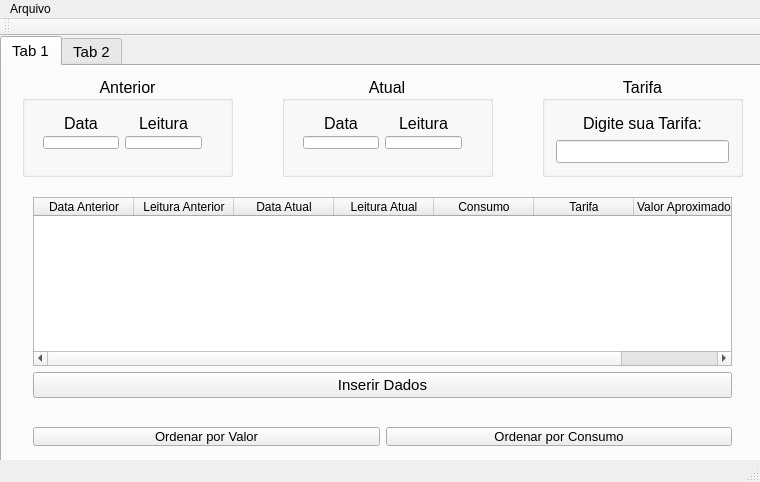
<?xml version="1.0" encoding="UTF-8"?>
<ui version="4.0">
 <class>MainWindow</class>
 <widget class="QMainWindow" name="MainWindow">
  <property name="geometry">
   <rect>
    <x>0</x>
    <y>0</y>
    <width>760</width>
    <height>482</height>
   </rect>
  </property>
  <property name="windowTitle">
   <string>MainWindow</string>
  </property>
  <widget class="QWidget" name="centralWidget">
   <widget class="QTabWidget" name="tabWidget">
    <property name="geometry">
     <rect>
      <x>0</x>
      <y>0</y>
      <width>831</width>
      <height>441</height>
     </rect>
    </property>
    <property name="font">
     <font>
      <pointsize>11</pointsize>
     </font>
    </property>
    <property name="currentIndex">
     <number>0</number>
    </property>
    <widget class="QWidget" name="tab_3">
     <attribute name="title">
      <string>Tab 1</string>
     </attribute>
     <widget class="QWidget" name="layoutWidget_4">
      <property name="geometry">
       <rect>
        <x>20</x>
        <y>120</y>
        <width>721</width>
        <height>223</height>
       </rect>
      </property>
      <layout class="QVBoxLayout" name="verticalLayout_12">
       <item>
        <widget class="QTableWidget" name="tabela">
         <attribute name="horizontalHeaderCascadingSectionResizes">
          <bool>false</bool>
         </attribute>
         <attribute name="horizontalHeaderShowSortIndicator" stdset="0">
          <bool>false</bool>
         </attribute>
         <attribute name="horizontalHeaderStretchLastSection">
          <bool>true</bool>
         </attribute>
         <attribute name="verticalHeaderCascadingSectionResizes">
          <bool>false</bool>
         </attribute>
         <attribute name="verticalHeaderShowSortIndicator" stdset="0">
          <bool>false</bool>
         </attribute>
         <attribute name="verticalHeaderStretchLastSection">
          <bool>false</bool>
         </attribute>
         <column>
          <property name="text">
           <string>Data Anterior</string>
          </property>
         </column>
         <column>
          <property name="text">
           <string>Leitura Anterior</string>
          </property>
         </column>
         <column>
          <property name="text">
           <string>Data Atual</string>
          </property>
         </column>
         <column>
          <property name="text">
           <string>Leitura Atual</string>
          </property>
         </column>
         <column>
          <property name="text">
           <string>Consumo</string>
          </property>
         </column>
         <column>
          <property name="text">
           <string>Tarifa</string>
          </property>
         </column>
         <column>
          <property name="text">
           <string>Valor Aproximado</string>
          </property>
         </column>
        </widget>
       </item>
       <item>
        <widget class="QPushButton" name="bt_inserir">
         <property name="text">
          <string>Inserir Dados</string>
         </property>
        </widget>
       </item>
      </layout>
     </widget>
     <widget class="QGroupBox" name="groupBox_4">
      <property name="geometry">
       <rect>
        <x>20</x>
        <y>10</y>
        <width>211</width>
        <height>101</height>
       </rect>
      </property>
      <property name="font">
       <font>
        <pointsize>12</pointsize>
       </font>
      </property>
      <property name="title">
       <string>Anterior</string>
      </property>
      <property name="alignment">
       <set>Qt::AlignCenter</set>
      </property>
      <widget class="QWidget" name="layoutWidget_5">
       <property name="geometry">
        <rect>
         <x>10</x>
         <y>30</y>
         <width>181</width>
         <height>54</height>
        </rect>
       </property>
       <layout class="QHBoxLayout" name="horizontalLayout_5">
        <item>
         <layout class="QVBoxLayout" name="verticalLayout_15">
          <item>
           <widget class="QLabel" name="label_9">
            <property name="text">
             <string>Data</string>
            </property>
            <property name="alignment">
             <set>Qt::AlignCenter</set>
            </property>
           </widget>
          </item>
          <item>
           <widget class="QLineEdit" name="le_data_ant">
            <property name="font">
             <font>
              <pointsize>10</pointsize>
             </font>
            </property>
           </widget>
          </item>
         </layout>
        </item>
        <item>
         <layout class="QVBoxLayout" name="verticalLayout_16">
          <item>
           <widget class="QLabel" name="label_10">
            <property name="text">
             <string>Leitura</string>
            </property>
            <property name="alignment">
             <set>Qt::AlignCenter</set>
            </property>
           </widget>
          </item>
          <item>
           <widget class="QLineEdit" name="le_leitura_ant">
            <property name="font">
             <font>
              <pointsize>10</pointsize>
             </font>
            </property>
           </widget>
          </item>
         </layout>
        </item>
       </layout>
      </widget>
     </widget>
     <widget class="QWidget" name="">
      <property name="geometry">
       <rect>
        <x>20</x>
        <y>350</y>
        <width>721</width>
        <height>41</height>
       </rect>
      </property>
      <layout class="QHBoxLayout" name="horizontalLayout_2">
       <item>
        <widget class="QPushButton" name="bt_ordValor">
         <property name="font">
          <font>
           <pointsize>10</pointsize>
          </font>
         </property>
         <property name="text">
          <string>Ordenar por Valor</string>
         </property>
        </widget>
       </item>
       <item>
        <widget class="QPushButton" name="bt_ordConsumo">
         <property name="font">
          <font>
           <pointsize>10</pointsize>
          </font>
         </property>
         <property name="text">
          <string>Ordenar por Consumo</string>
         </property>
        </widget>
       </item>
      </layout>
     </widget>
     <widget class="QGroupBox" name="groupBox_3">
      <property name="geometry">
       <rect>
        <x>540</x>
        <y>10</y>
        <width>201</width>
        <height>101</height>
       </rect>
      </property>
      <property name="font">
       <font>
        <pointsize>12</pointsize>
       </font>
      </property>
      <property name="title">
       <string>Tarifa</string>
      </property>
      <property name="alignment">
       <set>Qt::AlignCenter</set>
      </property>
      <layout class="QVBoxLayout" name="verticalLayout_13">
       <item>
        <layout class="QVBoxLayout" name="verticalLayout_14">
         <item>
          <widget class="QLabel" name="label_8">
           <property name="text">
            <string>Digite sua Tarifa:</string>
           </property>
           <property name="alignment">
            <set>Qt::AlignCenter</set>
           </property>
          </widget>
         </item>
         <item>
          <widget class="QLineEdit" name="le_tarifa">
           <property name="font">
            <font>
             <pointsize>10</pointsize>
            </font>
           </property>
          </widget>
         </item>
        </layout>
       </item>
      </layout>
     </widget>
     <widget class="QGroupBox" name="groupBox_2">
      <property name="geometry">
       <rect>
        <x>280</x>
        <y>10</y>
        <width>211</width>
        <height>101</height>
       </rect>
      </property>
      <property name="font">
       <font>
        <pointsize>12</pointsize>
       </font>
      </property>
      <property name="title">
       <string>Atual</string>
      </property>
      <property name="alignment">
       <set>Qt::AlignCenter</set>
      </property>
      <widget class="QWidget" name="layoutWidget_2">
       <property name="geometry">
        <rect>
         <x>10</x>
         <y>30</y>
         <width>181</width>
         <height>54</height>
        </rect>
       </property>
       <layout class="QHBoxLayout" name="horizontalLayout_4">
        <item>
         <layout class="QVBoxLayout" name="verticalLayout_10">
          <item>
           <widget class="QLabel" name="label_5">
            <property name="text">
             <string>Data</string>
            </property>
            <property name="alignment">
             <set>Qt::AlignCenter</set>
            </property>
           </widget>
          </item>
          <item>
           <widget class="QLineEdit" name="le_data_atual">
            <property name="font">
             <font>
              <pointsize>10</pointsize>
             </font>
            </property>
           </widget>
          </item>
         </layout>
        </item>
        <item>
         <layout class="QVBoxLayout" name="verticalLayout_11">
          <item>
           <widget class="QLabel" name="label_7">
            <property name="text">
             <string>Leitura</string>
            </property>
            <property name="alignment">
             <set>Qt::AlignCenter</set>
            </property>
           </widget>
          </item>
          <item>
           <widget class="QLineEdit" name="le_leitura_atual">
            <property name="font">
             <font>
              <pointsize>10</pointsize>
             </font>
            </property>
           </widget>
          </item>
         </layout>
        </item>
       </layout>
      </widget>
     </widget>
    </widget>
    <widget class="QWidget" name="tab_4">
     <attribute name="title">
      <string>Tab 2</string>
     </attribute>
     <widget class="QWidget" name="layoutWidget">
      <property name="geometry">
       <rect>
        <x>20</x>
        <y>20</y>
        <width>711</width>
        <height>381</height>
       </rect>
      </property>
      <layout class="QVBoxLayout" name="verticalLayout_2">
       <item>
        <widget class="QGroupBox" name="groupBox">
         <property name="title">
          <string>Média de Consumo (KWh)</string>
         </property>
         <property name="alignment">
          <set>Qt::AlignCenter</set>
         </property>
         <layout class="QVBoxLayout" name="verticalLayout">
          <item>
           <widget class="QLabel" name="lb_media">
            <property name="enabled">
             <bool>true</bool>
            </property>
            <property name="font">
             <font>
              <pointsize>22</pointsize>
             </font>
            </property>
            <property name="text">
             <string/>
            </property>
            <property name="alignment">
             <set>Qt::AlignCenter</set>
            </property>
           </widget>
          </item>
         </layout>
        </widget>
       </item>
       <item>
        <widget class="QGroupBox" name="groupBox_6">
         <property name="title">
          <string>Total de Consumo (KWh)</string>
         </property>
         <property name="alignment">
          <set>Qt::AlignCenter</set>
         </property>
         <widget class="QLabel" name="lb_totalConsumo">
          <property name="geometry">
           <rect>
            <x>10</x>
            <y>20</y>
            <width>691</width>
            <height>91</height>
           </rect>
          </property>
          <property name="font">
           <font>
            <pointsize>22</pointsize>
           </font>
          </property>
          <property name="text">
           <string/>
          </property>
          <property name="alignment">
           <set>Qt::AlignCenter</set>
          </property>
         </widget>
        </widget>
       </item>
       <item>
        <widget class="QGroupBox" name="groupBox_5">
         <property name="font">
          <font>
           <pointsize>11</pointsize>
          </font>
         </property>
         <property name="title">
          <string>Total pago (R$)</string>
         </property>
         <property name="alignment">
          <set>Qt::AlignCenter</set>
         </property>
         <layout class="QHBoxLayout" name="horizontalLayout">
          <item>
           <widget class="QLabel" name="lb_total">
            <property name="font">
             <font>
              <pointsize>22</pointsize>
             </font>
            </property>
            <property name="text">
             <string/>
            </property>
            <property name="alignment">
             <set>Qt::AlignCenter</set>
            </property>
           </widget>
          </item>
         </layout>
        </widget>
       </item>
      </layout>
     </widget>
    </widget>
   </widget>
  </widget>
  <widget class="QMenuBar" name="menuBar">
   <property name="geometry">
    <rect>
     <x>0</x>
     <y>0</y>
     <width>760</width>
     <height>21</height>
    </rect>
   </property>
   <widget class="QMenu" name="menuArquivo">
    <property name="title">
     <string>Arquivo</string>
    </property>
    <addaction name="actionExportar"/>
    <addaction name="actionCarregar"/>
   </widget>
   <addaction name="menuArquivo"/>
  </widget>
  <widget class="QToolBar" name="mainToolBar">
   <attribute name="toolBarArea">
    <enum>TopToolBarArea</enum>
   </attribute>
   <attribute name="toolBarBreak">
    <bool>false</bool>
   </attribute>
  </widget>
  <widget class="QStatusBar" name="statusBar"/>
  <action name="actionExportar">
   <property name="text">
    <string>Exportar</string>
   </property>
  </action>
  <action name="actionImportar">
   <property name="text">
    <string>Importar</string>
   </property>
  </action>
  <action name="actionImportar_2">
   <property name="text">
    <string>Importar</string>
   </property>
  </action>
  <action name="actionCarregar">
   <property name="text">
    <string>Carregar</string>
   </property>
  </action>
 </widget>
 <layoutdefault spacing="6" margin="11"/>
 <resources/>
 <connections/>
</ui>
